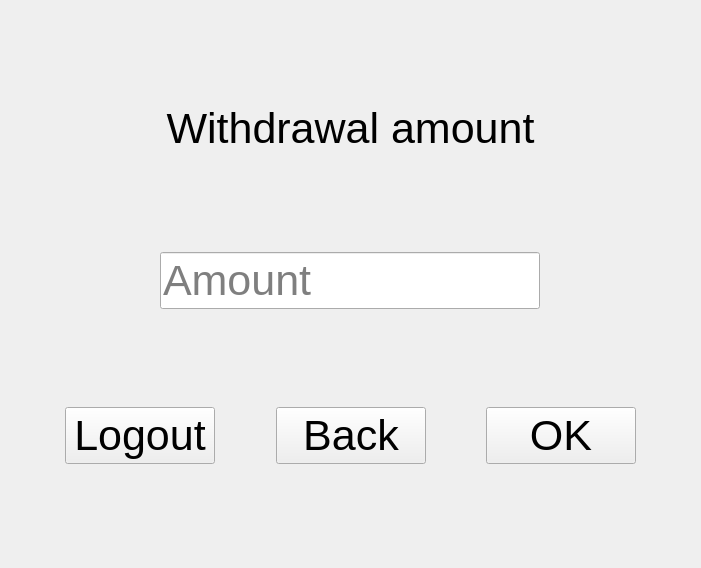
<?xml version="1.0" encoding="UTF-8"?>
<ui version="4.0">
 <class>Amount</class>
 <widget class="QWidget" name="Amount">
  <property name="geometry">
   <rect>
    <x>0</x>
    <y>0</y>
    <width>701</width>
    <height>568</height>
   </rect>
  </property>
  <property name="windowTitle">
   <string>Form</string>
  </property>
  <layout class="QVBoxLayout" name="verticalLayout">
   <item>
    <spacer name="verticalSpacer_4">
     <property name="orientation">
      <enum>Qt::Vertical</enum>
     </property>
     <property name="sizeHint" stdset="0">
      <size>
       <width>20</width>
       <height>40</height>
      </size>
     </property>
    </spacer>
   </item>
   <item>
    <widget class="QLabel" name="labelTop">
     <property name="font">
      <font>
       <pointsize>32</pointsize>
      </font>
     </property>
     <property name="text">
      <string>Withdrawal amount</string>
     </property>
     <property name="alignment">
      <set>Qt::AlignCenter</set>
     </property>
    </widget>
   </item>
   <item>
    <spacer name="verticalSpacer">
     <property name="orientation">
      <enum>Qt::Vertical</enum>
     </property>
     <property name="sizeHint" stdset="0">
      <size>
       <width>20</width>
       <height>40</height>
      </size>
     </property>
    </spacer>
   </item>
   <item alignment="Qt::AlignHCenter">
    <widget class="QLineEdit" name="lineAmount">
     <property name="sizePolicy">
      <sizepolicy hsizetype="Fixed" vsizetype="Fixed">
       <horstretch>0</horstretch>
       <verstretch>0</verstretch>
      </sizepolicy>
     </property>
     <property name="font">
      <font>
       <pointsize>32</pointsize>
      </font>
     </property>
     <property name="placeholderText">
      <string>Amount</string>
     </property>
    </widget>
   </item>
   <item>
    <spacer name="verticalSpacer_2">
     <property name="orientation">
      <enum>Qt::Vertical</enum>
     </property>
     <property name="sizeHint" stdset="0">
      <size>
       <width>20</width>
       <height>40</height>
      </size>
     </property>
    </spacer>
   </item>
   <item>
    <layout class="QHBoxLayout" name="horizontalLayout">
     <item>
      <spacer name="horizontalSpacer">
       <property name="orientation">
        <enum>Qt::Horizontal</enum>
       </property>
       <property name="sizeHint" stdset="0">
        <size>
         <width>40</width>
         <height>20</height>
        </size>
       </property>
      </spacer>
     </item>
     <item>
      <widget class="QPushButton" name="btnLogout">
       <property name="minimumSize">
        <size>
         <width>150</width>
         <height>0</height>
        </size>
       </property>
       <property name="font">
        <font>
         <pointsize>32</pointsize>
        </font>
       </property>
       <property name="text">
        <string>Logout</string>
       </property>
      </widget>
     </item>
     <item>
      <spacer name="horizontalSpacer_2">
       <property name="orientation">
        <enum>Qt::Horizontal</enum>
       </property>
       <property name="sizeHint" stdset="0">
        <size>
         <width>40</width>
         <height>20</height>
        </size>
       </property>
      </spacer>
     </item>
     <item>
      <widget class="QPushButton" name="btnBack">
       <property name="minimumSize">
        <size>
         <width>150</width>
         <height>0</height>
        </size>
       </property>
       <property name="font">
        <font>
         <pointsize>32</pointsize>
        </font>
       </property>
       <property name="text">
        <string>Back</string>
       </property>
      </widget>
     </item>
     <item>
      <spacer name="horizontalSpacer_3">
       <property name="orientation">
        <enum>Qt::Horizontal</enum>
       </property>
       <property name="sizeHint" stdset="0">
        <size>
         <width>40</width>
         <height>20</height>
        </size>
       </property>
      </spacer>
     </item>
     <item>
      <widget class="QPushButton" name="btnOK">
       <property name="minimumSize">
        <size>
         <width>150</width>
         <height>0</height>
        </size>
       </property>
       <property name="font">
        <font>
         <pointsize>32</pointsize>
        </font>
       </property>
       <property name="text">
        <string>OK</string>
       </property>
      </widget>
     </item>
     <item>
      <spacer name="horizontalSpacer_4">
       <property name="orientation">
        <enum>Qt::Horizontal</enum>
       </property>
       <property name="sizeHint" stdset="0">
        <size>
         <width>40</width>
         <height>20</height>
        </size>
       </property>
      </spacer>
     </item>
    </layout>
   </item>
   <item>
    <spacer name="verticalSpacer_3">
     <property name="orientation">
      <enum>Qt::Vertical</enum>
     </property>
     <property name="sizeHint" stdset="0">
      <size>
       <width>20</width>
       <height>40</height>
      </size>
     </property>
    </spacer>
   </item>
  </layout>
 </widget>
 <resources/>
 <connections/>
</ui>
